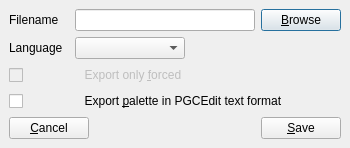
<?xml version="1.0" encoding="UTF-8"?>
<ui version="4.0">
 <class>ExportDialog</class>
 <widget class="QDialog" name="ExportDialog">
  <property name="geometry">
   <rect>
    <x>0</x>
    <y>0</y>
    <width>344</width>
    <height>130</height>
   </rect>
  </property>
  <property name="windowTitle">
   <string>Dialog</string>
  </property>
  <layout class="QVBoxLayout" name="verticalLayout">
   <property name="spacing">
    <number>6</number>
   </property>
   <property name="margin">
    <number>9</number>
   </property>
   <item>
    <layout class="QHBoxLayout" name="horizontalLayout_3">
     <item>
      <layout class="QFormLayout" name="formLayout">
       <item row="0" column="0">
        <widget class="QLabel" name="fileNameLabel">
         <property name="minimumSize">
          <size>
           <width>60</width>
           <height>0</height>
          </size>
         </property>
         <property name="text">
          <string>Filename</string>
         </property>
        </widget>
       </item>
       <item row="0" column="1">
        <widget class="QLineEdit" name="fileNameLineEdit">
         <property name="minimumSize">
          <size>
           <width>180</width>
           <height>0</height>
          </size>
         </property>
        </widget>
       </item>
      </layout>
     </item>
     <item>
      <widget class="QPushButton" name="browseButton">
       <property name="text">
        <string>&amp;Browse</string>
       </property>
      </widget>
     </item>
    </layout>
   </item>
   <item>
    <layout class="QHBoxLayout" name="horizontalLayout">
     <item>
      <layout class="QFormLayout" name="formLayout_2">
       <item row="0" column="0">
        <widget class="QLabel" name="languageLabel">
         <property name="minimumSize">
          <size>
           <width>60</width>
           <height>0</height>
          </size>
         </property>
         <property name="text">
          <string>Language</string>
         </property>
        </widget>
       </item>
       <item row="0" column="1">
        <widget class="QComboBox" name="languageComboBox">
         <property name="minimumSize">
          <size>
           <width>110</width>
           <height>0</height>
          </size>
         </property>
        </widget>
       </item>
      </layout>
     </item>
     <item>
      <spacer name="horizontalSpacer">
       <property name="orientation">
        <enum>Qt::Horizontal</enum>
       </property>
       <property name="sizeHint" stdset="0">
        <size>
         <width>128</width>
         <height>20</height>
        </size>
       </property>
      </spacer>
     </item>
    </layout>
   </item>
   <item>
    <widget class="QCheckBox" name="exportForcedOnlyCheckBox">
     <property name="enabled">
      <bool>false</bool>
     </property>
     <property name="text">
      <string>                 Export only &amp;forced</string>
     </property>
    </widget>
   </item>
   <item>
    <widget class="QCheckBox" name="exportPGCEditFormatCheckBox">
     <property name="text">
      <string>                 Export &amp;palette in PGCEdit text format</string>
     </property>
    </widget>
   </item>
   <item>
    <layout class="QHBoxLayout" name="horizontalLayout_2">
     <item>
      <widget class="QPushButton" name="cancelButton">
       <property name="text">
        <string>&amp;Cancel</string>
       </property>
      </widget>
     </item>
     <item>
      <spacer name="horizontalSpacer_2">
       <property name="orientation">
        <enum>Qt::Horizontal</enum>
       </property>
       <property name="sizeHint" stdset="0">
        <size>
         <width>158</width>
         <height>20</height>
        </size>
       </property>
      </spacer>
     </item>
     <item>
      <widget class="QPushButton" name="saveButton">
       <property name="text">
        <string>&amp;Save</string>
       </property>
      </widget>
     </item>
    </layout>
   </item>
  </layout>
 </widget>
 <resources/>
 <connections/>
</ui>
